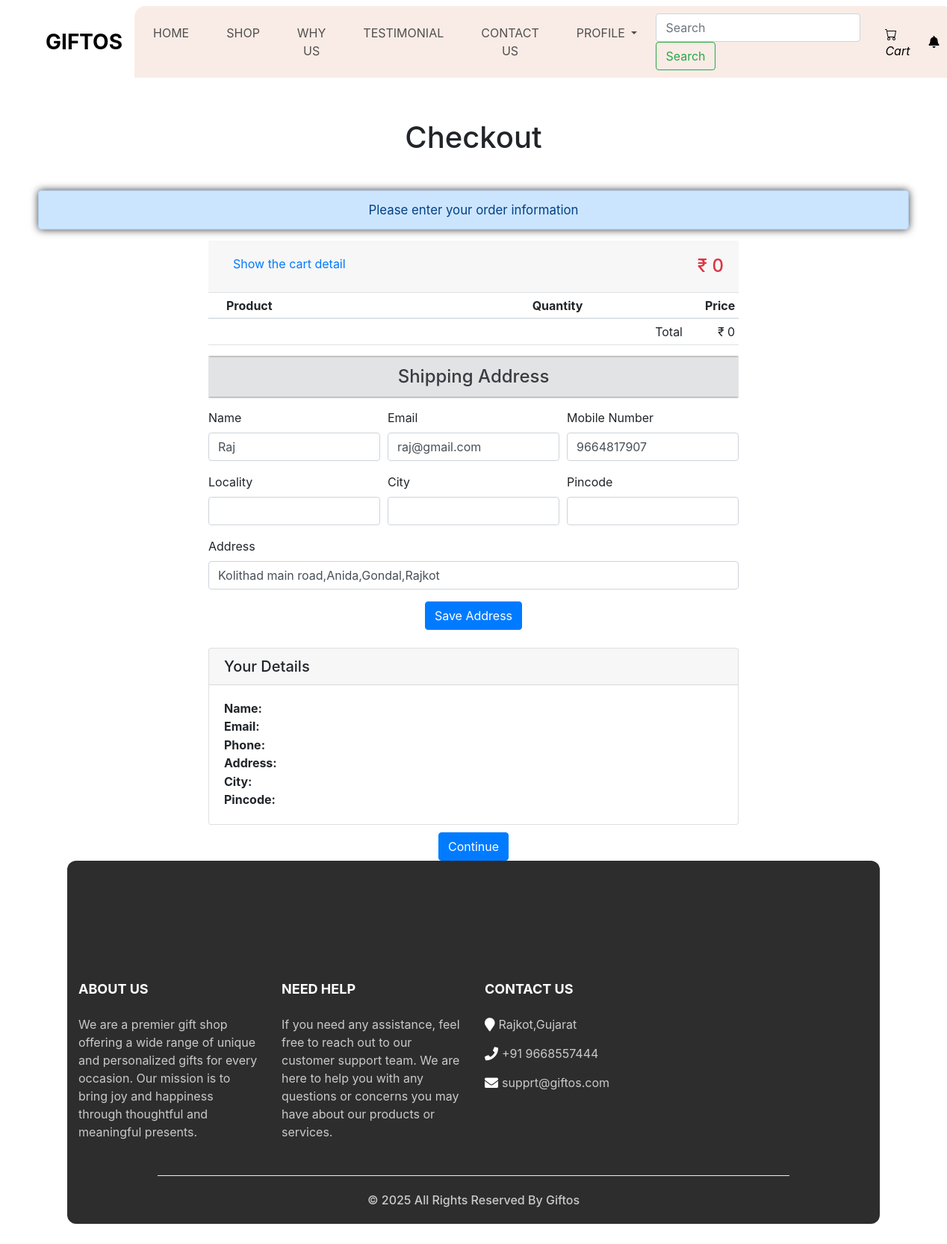
The app's page /cart/checkout/ (signed in) with its own data.
### shop/models.py (models this page shows, shortened)
class user(AbstractUser):
    username = models.CharField(max_length=100,null=True,blank=True)
    name = models.CharField(_("Username"), max_length=100, unique=True)
    email = models.EmailField(verbose_name='email', max_length=255, unique=True, null=True)
    phone = models.CharField(max_length=10,blank=True,null=True)
    address = models.CharField(max_length=250,blank=True,null=True)
    password = models.CharField(max_length=100)
    password1 = models.CharField(max_length=100)
    created_at = models.DateTimeField(auto_now_add=True)
    updated_at = models.DateTimeField(auto_now=True)
    USERNAME_FIELD = 'email'
    REQUIRED_FIELDS = ['name',]
    objects = UserManager()

### shop/views.py (the view, shortened to what this page needs)
# urls.py: path('cart/checkout/', checkout, name='checkout'),
@login_required(login_url='shop:login')
def checkout(request):
    session_cart = request.session.get('cart', [])
    user = request.user
    user_details = {
        'name': user.name,
        'phone': user.phone,
        'address': user.address,
        'email': user.email
    }
    cart, created = Cart.objects.get_or_create(user=user)
    cart_items = CartItem.objects.filter(cart=cart)
    total_price = sum(item.product.price * item.quantity for item in cart_items)
    amount = total_price * 100
    payment = client.order.create({
        "amount": amount,
        "currency": "INR",
        "payment_capture": "1"
    })
    order_id = payment['id']
    orders = None
    context = {
        'user_details': user_details,
        'cart_items': cart_items,
        'total_price': total_price,
        'order_id': order_id,
        'payment': payment,
        'amount' : amount,
        'order' : orders
    }
    return render(request, 'home/checkout.html', context)

### shop/templates/home/checkout.html (shortened to what this page needs)
{% extends "base.html" %}
{% load static %}
{% block content %}
<head>
    <link rel="stylesheet" href="{% static 'css/ckeckout.css' %}">
    <link rel="stylesheet" href="https://stackpath.bootstrapcdn.com/bootstrap/4.4.1/css/bootstrap.min.css">
    <link rel="stylesheet" href="https://pro.fontawesome.com/releases/v5.10.0/css/all.css" />
</head>
<body>
    <div class="container">
        <h1 class="text-center my-5">Checkout</h1>
        <div class="tab-content">
            <div class="tab-pane active" id="step1">
                <div class="row text-center">
                    <div class="col-sm col-12">
                        <div class="alert alert-primary bg-alert-bg" role="alert">
                            Please enter your order information
                        </div>
                    </div>
                </div>
                <div class="container">
                    <div class="row justify-content-center">
                        <div class="col-md-8">
                            <div class="row">
                                <div class="col-md-12">
                                    <div class="accordion" id="accordionExample">
                                        <div class="card border-0">
                                            <div class="card-header d-flex justify-content-between" id="headingOne">
                                                <h2 class="mb-0">
                                                    <button id="turnbf" class="btn btn-link d-flex turnaf clps" type="button" data-toggle="collapse" data-target="#collapseOne" aria-expanded="true" aria-controls="collapseOne">
                                                        <p class="clps-btn-style">Show the cart detail</p>
                                                    </button>
                                                </h2>
                                                <span class="my-2 text-danger h4">&#8377; {{ total_price }}</span>
                                            </div>
                                            <div id="collapseOne" class="collapse show" aria-labelledby="headingOne" data-parent="#accordionExample">
                                                <div class="card-body p-0">
                                                    <div>
                                                        <table class="table table-sm">
                                                            <thead>
                                                                <tr class="ml-3">
                                                                    <th></th>
                                                                    <th></th>
                                                                    <th class="text-left" width="40%">Product</th>
                                                                    <th class="text-center" width="50%">Quantity</th>
                                                                    <th class="text-right" width = "60%">Price</th>
                                                                </tr>
                                                            </thead>
                                                            <tbody>
                                                                <tr>
                                                                    <td colspan="4" class="align-middle text-right">Total</td>
                                                                    <td class="align-middle text-right">&#8377; {{ total_price }}</td>
                                                                </tr>
                                                            </tbody>
                                                        </table>
                                                    </div>
                                                </div>
                                            </div>
                                            <button class="alert alert-secondary border-0 h4 text-center bg-alert rounded-0" type="button" data-toggle="collapse" data-target="#addressForm" aria-expanded="true" aria-controls="addressForm">
                                                Shipping Address
                                            </button>
                                            <form method="post" id="addressForm" class="needs-validation" aria-labelledby="headingOne" data-parent="#accordionExample">
                                                <div class="form-row">
                                                    <div class="col-md-4 mb-3">
                                                        <label for="name">Name</label>
                                                        <input type="text" class="form-control space" name="name" value="{{ user_details.name }}" id="name" required>
                                                    </div>
                                                    <div class="col-md-4 mb-3">
                                                        <label for="email">Email</label>
                                                        <input type="text" class="form-control space" name="email" value="{{ user_details.email }}" id="email" required>
                                                    </div>
                                                    <div class="col-md-4 mb-3">
                                                        <label for="phone">Mobile Number</label>
                                                        <input type="tel" class="form-control space" name="phone" value="{{ user_details.phone }}" id="phone" required>
                                                    </div>
                                                </div>
                                                <div class="form-row">
                                                    <div class="col-md-4 mb-3">
                                                        <label for="locality">Locality</label>
                                                        <input type="text" class="form-control space" name="locality" id="locality">
                                                    </div>
                                                    <div class="col-md-4 mb-3">
                                                        <label for="city">City</label>
                                                        <input type="text" class="form-control space" name="city" id="city" required>
                                                    </div>
                                                    <div class="col-md-4 mb-3">
                                                        <label for="pim">Pincode</label>
                                                        <input type="text" class="form-control space" name="pin" id="pin" required>
                                                    </div>
                                                    <div class="col-md-12 mb-3">
                                                        <label for="address">Address</label>
                                                        <input type="text" class="form-control space" name="address" value="{{ user_details.address }}" id="address" required>
                                                    </div>
                                                </div>
                                                <div class="d-flex justify-content-center">
                                                    <button type="submit" class="btn btn-primary">Save Address</button>
                                                </div>
                                            </form>
                                            <div class="card mt-4">
                                                <div class="card-header">
                                                    <h5 class="mb-0">Your Details</h5>
                                                </div>
                                                <div class="card-body">
                                                    <p><strong>Name:</strong> {{ order.name }}</p>
                                                    <p><strong>Email:</strong> {{ order.email }}</p>
                                                    <p><strong>Phone:</strong> {{ order.phone }}</p>
                                                    <p><strong>Address:</strong> {{ order.address }}</p>
                                                    <p><strong>City:</strong> {{ order.city }}</p>
                                                    <p><strong>Pincode:</strong> {{ order.pincode }}</p>
                                                </div>
                                            </div>
                                            <div class="d-flex justify-content-center" style="padding-top: 10px;">
                                                <button type="button" id="rzp-button1" class="btn btn-primary">Continue</button>
                                            </div>
                                        </div>
                                    </div>
                                </div>
                            </div>
                        </div>
                    </div>
                </div>
            </div>
        </div>
    </div>
</body>
{% endblock %}

### shop/static/css/style.css (style rules this page uses)
body { font-family: "poppins", sans-serif; color: #101010; background-color: #ffffff; }
.btn, .btn:focus { outline: none !important; -webkit-box-shadow: none; box-shadow: none; }

### shop/static/css/responsive.css (style rules this page uses)
@media (min-width: 1200px) { .container { max-width: 1170px; } }

### shop/static/css/ckeckout.css (style rules this page uses)
.bg-alert { box-shadow: 0 0 3px rgba(0, 0, 0, .8); }
.bg-alert-bg { box-shadow: 0 0 10px rgba(0, 0, 0, .8); transform: scale(1.05); }
.clps { color: #007BFF; text-decoration: none !important; }
.clps-btn-style { transition: .5s ease; }
p { margin-bottom: .5px !important; }

### records on screen
user: name "Raj", email "raj@gmail.com", phone "9664817907", address "Kolithad main road,Anida,Gondal,Rajkot"

### other values on screen
{{ total_price }} "0"
